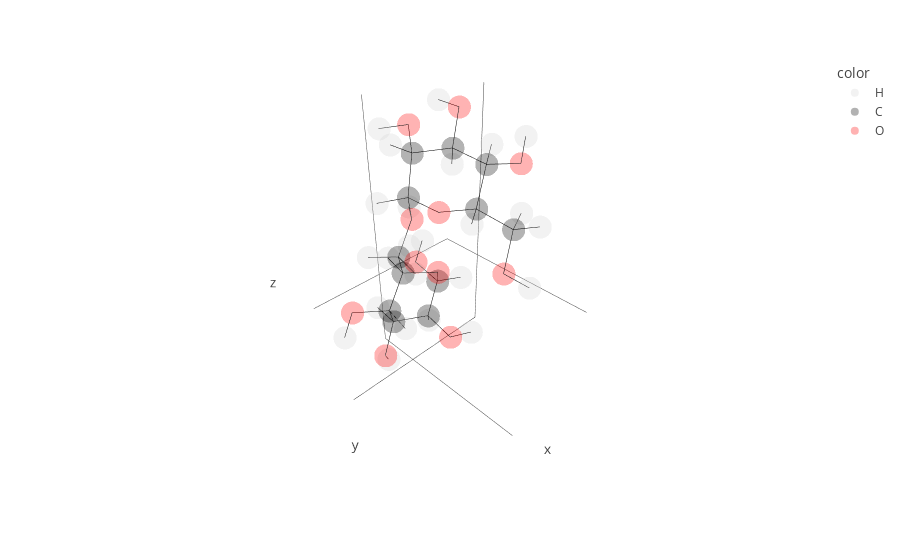

Source (notebook cell):
### Markdown cell above
If we want to use a non-default topology we can either specify the topology we want to use as an argument to functions and methods which accept a `_topology` argument, or we directly provide the linkage objects we obtain from the topology.

### Code cell
# connect the two clucoses using the `my_16ab` linkage from my_top

my_man2 = bb.connect(man, man, "my_16ab", _topology=my_top)
# or
my_16ab = my_top.get_patch("my_16ab")
my_man2 = bb.connect(man, man, my_16ab)

my_man2.show()

### Figure 1 — Plotly figure (JSON) as saved in the notebook; plotly's stock layout.template omitted (floating-point values rounded to 4 significant figures)
{"data": [{"hovertemplate": "<b>%{hovertext}</b><br><br>color=H<br>x=%{x}<br>y=%{y}<br>z=%{z}<extra></extra>", "hovertext": ["H1", "H2", "H3", "H4", "H5", "H6", "H7", "H8", "H9", "H10", "H11", "H12", "H1", "H2", "H3", "H4", "H5", "H6", "H7", "H8", "H9", "H10", "H11", "H12"], "legendgroup": "H", "marker": {"color": "lightgray", "opacity": 0.3, "symbol": "circle"}, "mode": "markers", "name": "H", "scene": "scene", "showlegend": true, "type": "scatter3d", "x": [-2.707, -1.354, 0.491, 1.267, 0.002, 0.915, 1.71, -2.26, -1.717, 0.934, 2.958, 0.27, 1.432, -0.3234, -2.301, -1.56, -1.349, -0.7486, -2.116, 0.3526, 1.081, -2.495, -3.786, -0.3266], "y": [0.216, -0.41, -1.552, 1.207, -1.189, 1.521, -0.039, -1.672, 1.804, -0.501, -0.305, 0.582, 0.3766, -0.9635, 0.07961, 2.545, 2.002, 4.503, 4.301, 0.5797, 0.3438, -0.8059, 2.193, 5.362], "z": [-0.457, -2.43, -1.3, -0.244, 1.162, 2.226, 2.543, 0.757, -1.955, -3.293, -0.587, 4.215, 4.698, 5.806, 4.813, 6.456, 3.459, 5.101, 3.981, 2.686, 7.062, 6.922, 6.029, 3.018]}, {"hovertemplate": "<b>%{hovertext}</b><br><br>color=C<br>x=%{x}<br>y=%{y}<br>z=%{z}<extra></extra>", "hovertext": ["C1", "C2", "C3", "C4", "C5", "C6", "C1", "C2", "C3", "C4", "C5", "C6"], "legendgroup": "C", "marker": {"color": "black", "opacity": 0.3, "symbol": "circle"}, "mode": "markers", "name": "C", "scene": "scene", "showlegend": true, "type": "scatter3d", "x": [-1.692, -0.878, 0.535, 1.126, 0.16, 0.757, 0.3743, -0.3776, -1.854, -1.91, -1.011, -1.087], "y": [-0.156, 0.091, -0.467, 0.134, -0.117, 0.448, 0.6927, 0.11, 0.5512, 2.075, 2.493, 4.01], "z": [-0.316, -1.588, -1.391, -0.111, 1.048, 2.339, 4.636, 5.804, 5.687, 5.536, 4.371, 4.189]}, {"hovertemplate": "<b>%{hovertext}</b><br><br>color=O<br>x=%{x}<br>y=%{y}<br>z=%{z}<extra></extra>", "hovertext": ["O1", "O2", "O3", "O4", "O5", "O6", "O2", "O3", "O4", "O5", "O6"], "legendgroup": "O", "marker": {"color": "red", "opacity": 0.3, "symbol": "circle"}, "mode": "markers", "name": "O", "scene": "scene", "showlegend": true, "type": "scatter3d", "x": [-1.735, -0.808, 1.35, 2.384, -1.087, -0.142, 0.1582, -2.568, -3.255, 0.3519, -0.251], "y": [-1.558, 1.494, -0.113, -0.482, 0.52, 0.211, 0.6293, 0.1564, 2.481, 2.12, 4.401], "z": [-0.046, -1.845, -2.511, 0.17, 0.784, 3.423, 7.029, 6.861, 5.275, 4.63, 3.099]}, {"hoverinfo": "skip", "line": {"color": "black", "width": 1}, "mode": "lines", "showlegend": false, "type": "scatter3d", "x": [-1.692, -0.878], "y": [-0.156, 0.091], "z": [-0.316, -1.588]}, {"hoverinfo": "skip", "line": {"color": "black", "width": 1}, "mode": "lines", "showlegend": false, "type": "scatter3d", "x": [-1.692, -1.735], "y": [-0.156, -1.558], "z": [-0.316, -0.046]}, {"hoverinfo": "skip", "line": {"color": "black", "width": 1}, "mode": "lines", "showlegend": false, "type": "scatter3d", "x": [-1.692, -1.087], "y": [-0.156, 0.52], "z": [-0.316, 0.784]}, {"hoverinfo": "skip", "line": {"color": "black", "width": 1}, "mode": "lines", "showlegend": false, "type": "scatter3d", "x": [-1.692, -2.707], "y": [-0.156, 0.216], "z": [-0.316, -0.457]}, {"hoverinfo": "skip", "line": {"color": "black", "width": 1}, "mode": "lines", "showlegend": false, "type": "scatter3d", "x": [-0.878, 0.535], "y": [0.091, -0.467], "z": [-1.588, -1.391]}, {"hoverinfo": "skip", "line": {"color": "black", "width": 1}, "mode": "lines", "showlegend": false, "type": "scatter3d", "x": [-0.878, -0.808], "y": [0.091, 1.494], "z": [-1.588, -1.845]}, {"hoverinfo": "skip", "line": {"color": "black", "width": 1}, "mode": "lines", "showlegend": false, "type": "scatter3d", "x": [-0.878, -1.354], "y": [0.091, -0.41], "z": [-1.588, -2.43]}, {"hoverinfo": "skip", "line": {"color": "black", "width": 1}, "mode": "lines", "showlegend": false, "type": "scatter3d", "x": [-1.735, -2.26], "y": [-1.558, -1.672], "z": [-0.046, 0.757]}, {"hoverinfo": "skip", "line": {"color": "black", "width": 1}, "mode": "lines", "showlegend": false, "type": "scatter3d", "x": [-1.087, 0.16], "y": [0.52, -0.117], "z": [0.784, 1.048]}, {"hoverinfo": "skip", "line": {"color": "black", "width": 1}, "mode": "lines", "showlegend": false, "type": "scatter3d", "x": [0.535, 1.126], "y": [-0.467, 0.134], "z": [-1.391, -0.111]}, {"hoverinfo": "skip", "line": {"color": "black", "width": 1}, "mode": "lines", "showlegend": false, "type": "scatter3d", "x": [0.535, 1.35], "y": [-0.467, -0.113], "z": [-1.391, -2.511]}, {"hoverinfo": "skip", "line": {"color": "black", "width": 1}, "mode": "lines", "showlegend": false, "type": "scatter3d", "x": [0.535, 0.491], "y": [-0.467, -1.552], "z": [-1.391, -1.3]}, {"hoverinfo": "skip", "line": {"color": "black", "width": 1}, "mode": "lines", "showlegend": false, "type": "scatter3d", "x": [-0.808, -1.717], "y": [1.494, 1.804], "z": [-1.845, -1.955]}, {"hoverinfo": "skip", "line": {"color": "black", "width": 1}, "mode": "lines", "showlegend": false, "type": "scatter3d", "x": [0.16, 1.126], "y": [-0.117, 0.134], "z": [1.048, -0.111]}, {"hoverinfo": "skip", "line": {"color": "black", "width": 1}, "mode": "lines", "showlegend": false, "type": "scatter3d", "x": [0.16, 0.757], "y": [-0.117, 0.448], "z": [1.048, 2.339]}, {"hoverinfo": "skip", "line": {"color": "black", "width": 1}, "mode": "lines", "showlegend": false, "type": "scatter3d", "x": [0.16, 0.002], "y": [-0.117, -1.189], "z": [1.048, 1.162]}, {"hoverinfo": "skip", "line": {"color": "black", "width": 1}, "mode": "lines", "showlegend": false, "type": "scatter3d", "x": [1.126, 2.384], "y": [0.134, -0.482], "z": [-0.111, 0.17]}, {"hoverinfo": "skip", "line": {"color": "black", "width": 1}, "mode": "lines", "showlegend": false, "type": "scatter3d", "x": [1.126, 1.267], "y": [0.134, 1.207], "z": [-0.111, -0.244]}, {"hoverinfo": "skip", "line": {"color": "black", "width": 1}, "mode": "lines", "showlegend": false, "type": "scatter3d", "x": [1.35, 0.934], "y": [-0.113, -0.501], "z": [-2.511, -3.293]}, {"hoverinfo": "skip", "line": {"color": "black", "width": 1}, "mode": "lines", "showlegend": false, "type": "scatter3d", "x": [2.384, 2.958], "y": [-0.482, -0.305], "z": [0.17, -0.587]}, {"hoverinfo": "skip", "line": {"color": "black", "width": 1}, "mode": "lines", "showlegend": false, "type": "scatter3d", "x": [0.757, -0.142], "y": [0.448, 0.211], "z": [2.339, 3.423]}, {"hoverinfo": "skip", "line": {"color": "black", "width": 1}, "mode": "lines", "showlegend": false, "type": "scatter3d", "x": [0.757, 0.915], "y": [0.448, 1.521], "z": [2.339, 2.226]}, {"hoverinfo": "skip", "line": {"color": "black", "width": 1}, "mode": "lines", "showlegend": false, "type": "scatter3d", "x": [0.757, 1.71], "y": [0.448, -0.039], "z": [2.339, 2.543]}, {"hoverinfo": "skip", "line": {"color": "black", "width": 1}, "mode": "lines", "showlegend": false, "type": "scatter3d", "x": [-0.142, 0.27], "y": [0.211, 0.582], "z": [3.423, 4.215]}, {"hoverinfo": "skip", "line": {"color": "black", "width": 1}, "mode": "lines", "showlegend": false, "type": "scatter3d", "x": [0.3743, -0.3776], "y": [0.6927, 0.11], "z": [4.636, 5.804]}, {"hoverinfo": "skip", "line": {"color": "black", "width": 1}, "mode": "lines", "showlegend": false, "type": "scatter3d", "x": [0.3743, 0.3519], "y": [0.6927, 2.12], "z": [4.636, 4.63]}, {"hoverinfo": "skip", "line": {"color": "black", "width": 1}, "mode": "lines", "showlegend": false, "type": "scatter3d", "x": [0.3743, 1.432], "y": [0.6927, 0.3766], "z": [4.636, 4.698]}, {"hoverinfo": "skip", "line": {"color": "black", "width": 1}, "mode": "lines", "showlegend": false, "type": "scatter3d", "x": [-0.3776, -1.854], "y": [0.11, 0.5512], "z": [5.804, 5.687]}, {"hoverinfo": "skip", "line": {"color": "black", "width": 1}, "mode": "lines", "showlegend": false, "type": "scatter3d", "x": [-0.3776, 0.1582], "y": [0.11, 0.6293], "z": [5.804, 7.029]}, {"hoverinfo": "skip", "line": {"color": "black", "width": 1}, "mode": "lines", "showlegend": false, "type": "scatter3d", "x": [-0.3776, -0.3234], "y": [0.11, -0.9635], "z": [5.804, 5.806]}, {"hoverinfo": "skip", "line": {"color": "black", "width": 1}, "mode": "lines", "showlegend": false, "type": "scatter3d", "x": [0.3519, -1.011], "y": [2.12, 2.493], "z": [4.63, 4.371]}, {"hoverinfo": "skip", "line": {"color": "black", "width": 1}, "mode": "lines", "showlegend": false, "type": "scatter3d", "x": [-1.854, -1.91], "y": [0.5512, 2.075], "z": [5.687, 5.536]}, {"hoverinfo": "skip", "line": {"color": "black", "width": 1}, "mode": "lines", "showlegend": false, "type": "scatter3d", "x": [-1.854, -2.568], "y": [0.5512, 0.1564], "z": [5.687, 6.861]}, {"hoverinfo": "skip", "line": {"color": "black", "width": 1}, "mode": "lines", "showlegend": false, "type": "scatter3d", "x": [-1.854, -2.301], "y": [0.5512, 0.07961], "z": [5.687, 4.813]}, {"hoverinfo": "skip", "line": {"color": "black", "width": 1}, "mode": "lines", "showlegend": false, "type": "scatter3d", "x": [0.1582, 1.081], "y": [0.6293, 0.3438], "z": [7.029, 7.062]}, {"hoverinfo": "skip", "line": {"color": "black", "width": 1}, "mode": "lines", "showlegend": false, "type": "scatter3d", "x": [-1.011, -1.91], "y": [2.493, 2.075], "z": [4.371, 5.536]}, {"hoverinfo": "skip", "line": {"color": "black", "width": 1}, "mode": "lines", "showlegend": false, "type": "scatter3d", "x": [-1.011, -1.087], "y": [2.493, 4.01], "z": [4.371, 4.189]}, {"hoverinfo": "skip", "line": {"color": "black", "width": 1}, "mode": "lines", "showlegend": false, "type": "scatter3d", "x": [-1.011, -1.349], "y": [2.493, 2.002], "z": [4.371, 3.459]}, {"hoverinfo": "skip", "line": {"color": "black", "width": 1}, "mode": "lines", "showlegend": false, "type": "scatter3d", "x": [-1.91, -3.255], "y": [2.075, 2.481], "z": [5.536, 5.275]}, {"hoverinfo": "skip", "line": {"color": "black", "width": 1}, "mode": "lines", "showlegend": false, "type": "scatter3d", "x": [-1.91, -1.56], "y": [2.075, 2.545], "z": [5.536, 6.456]}, {"hoverinfo": "skip", "line": {"color": "black", "width": 1}, "mode": "lines", "showlegend": false, "type": "scatter3d", "x": [-2.568, -2.495], "y": [0.1564, -0.8059], "z": [6.861, 6.922]}, {"hoverinfo": "skip", "line": {"color": "black", "width": 1}, "mode": "lines", "showlegend": false, "type": "scatter3d", "x": [-3.255, -3.786], "y": [2.481, 2.193], "z": [5.275, 6.029]}, {"hoverinfo": "skip", "line": {"color": "black", "width": 1}, "mode": "lines", "showlegend": false, "type": "scatter3d", "x": [-1.087, -0.251], "y": [4.01, 4.401], "z": [4.189, 3.099]}, {"hoverinfo": "skip", "line": {"color": "black", "width": 1}, "mode": "lines", "showlegend": false, "type": "scatter3d", "x": [-1.087, -0.7486], "y": [4.01, 4.503], "z": [4.189, 5.101]}, {"hoverinfo": "skip", "line": {"color": "black", "width": 1}, "mode": "lines", "showlegend": false, "type": "scatter3d", "x": [-1.087, -2.116], "y": [4.01, 4.301], "z": [4.189, 3.981]}, {"hoverinfo": "skip", "line": {"color": "black", "width": 1}, "mode": "lines", "showlegend": false, "type": "scatter3d", "x": [-0.251, -0.3266], "y": [4.401, 5.362], "z": [3.099, 3.018]}, {"hoverinfo": "skip", "line": {"color": "black", "width": 1}, "mode": "lines", "showlegend": false, "type": "scatter3d", "x": [-0.142, 0.3743], "y": [0.211, 0.6927], "z": [3.423, 4.636]}], "layout": {"legend": {"title": {"text": "color"}, "tracegroupgap": 0}, "margin": {"t": 60}, "scene": {"domain": {"x": [0, 1], "y": [0, 1]}, "xaxis": {"showgrid": false, "showline": false, "showticklabels": false, "title": {"text": "x"}}, "yaxis": {"showgrid": false, "showline": false, "showticklabels": false, "title": {"text": "y"}}, "zaxis": {"showgrid": false, "showline": false, "showticklabels": false, "title": {"text": "z"}}}}}
